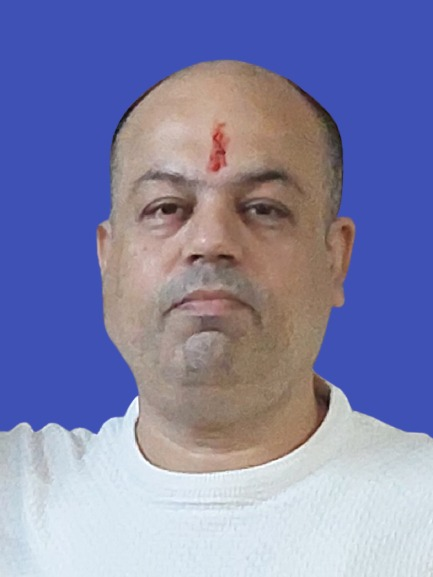
#> input picture 4.)Dectection/Face Swap/p1.jpg, 433 x 577 px
$ jupyter execute --allow-errors 'FACE SWAPPING.ipynb'   (text cells are left out)
#> lines starting #> are read from the running program, lines starting #| are printed output that depends on the picture; after the words box and inside, x2 and y2 are one past the last pixel; in counts of white or black regions, pixels touching at a corner belong together
[cell 1]
import cv2
import numpy
p1 = cv2.imread("p1.jpg")
#> p1 is the input picture: shape (577, 433, 3); mean B, G, R 170.6, 131.5, 129.8
p2 = cv2.imread("p2.jpg")
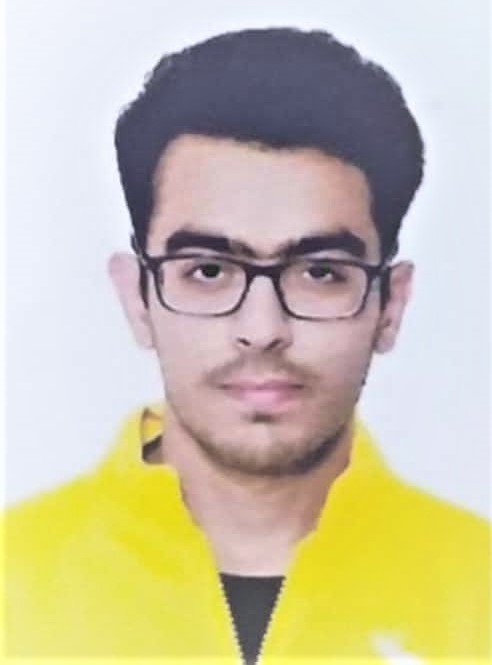
#> input picture 4.)Dectection/Face Swap/p2.jpg, 492 x 665 px
#> p2 is the input picture: shape (665, 492, 3); mean B, G, R 166.6, 194.2, 201.8


model = cv2.CascadeClassifier(cv2.data.haarcascades + 'haarcascade_frontalface_default.xml')


f1 =  model.detectMultiScale(p1)
#> f1 = [[61, 86, 304, 304]]
f2 =  model.detectMultiScale(p2)
#> f2 = [[95, 142, 339, 339]]

[cell 2]
f1
#> Out = [[61, 86, 304, 304]]

[cell 3]
f2
#> Out = [[95, 142, 339, 339]]

[cell 4]
x1=f1[0][0]
#> x1 = 61
y1=f1[0][1]
#> y1 = 86
x2=x1 + f1[0][2]
#> x2 = 365
y2=y1 + f1[0][3]
#> y2 = 390


# rp1 = cv2.rectangle(p1, (x1,y1),(x2,y2), [0,255,0], 5 )


xx1=f2[0][0]
#> xx1 = 95
yy1=f2[0][1]
#> yy1 = 142
xx2=xx1 + f2[0][2]
#> xx2 = 434
yy2=yy1 + f2[0][3]
#> yy2 = 481


# [7 lines of commented-out code are left out]

[cell 5]
temp = numpy.zeros((y2-y1,x2-x1,3),dtype=numpy.uint8)
temp[0:y2-y1,0:x2-x1] = p1[y1:y2,x1:x2]
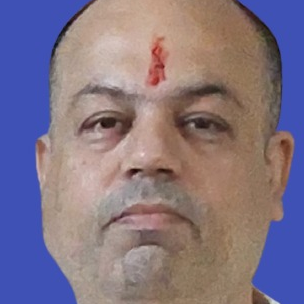
#> temp: shape (304, 304, 3); mean B, G, R 132.4, 116.1, 130.2


p1[y1:y2,x1:x2] = cv2.resize(p2[yy1:yy2 , xx1:xx2] , (y2-y1 , x2-x1))
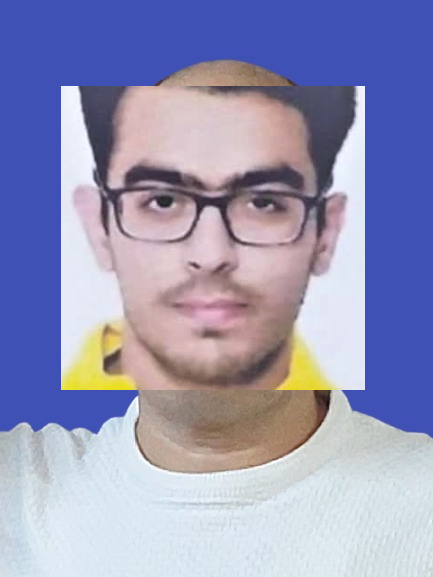
#> p1: shape (577, 433, 3); mean B, G, R 183.7, 150.1, 149.8
p2[yy1:yy2 , xx1:xx2] = cv2.resize(temp , (yy2-yy1 , xx2-xx1))
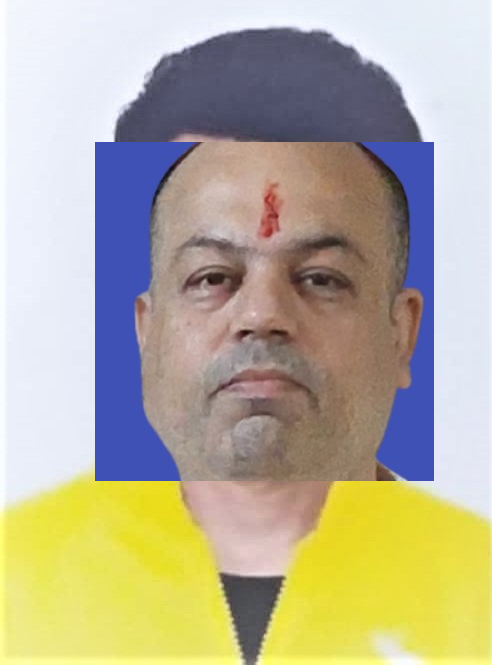
#> p2: shape (665, 492, 3); mean B, G, R 154.1, 176.4, 182.8

[cell 6]
cv2.imshow("p1",p1)
cv2.imshow("p2",p2)
cv2.waitKey()
cv2.destroyAllWindows()

[cell 7]
import cv2
import numpy as np


cam = cv2.VideoCapture(0)

face_cascade = cv2.CascadeClassifier("./haarcascade_frontalface_alt.xml")
#we can also add other classifier in it

# face_data = []
while True:
    ret, frame = cam.read()
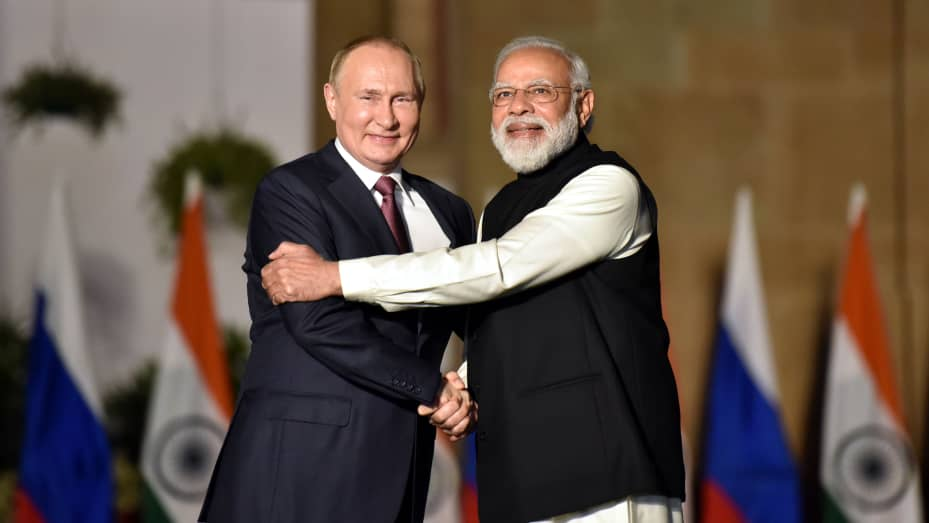
#> input picture 4.)Dectection/Face Swap/modiputin.jpeg, 929 x 523 px, given in place of the camera
#> frame is the input picture: shape (523, 929, 3); mean B, G, R 72, 81.3, 96.5
    if ret == False:
        continue
    gray_frame = cv2.cvtColor(frame, cv2.COLOR_BGR2GRAY) # bgr -> grayscale conversion
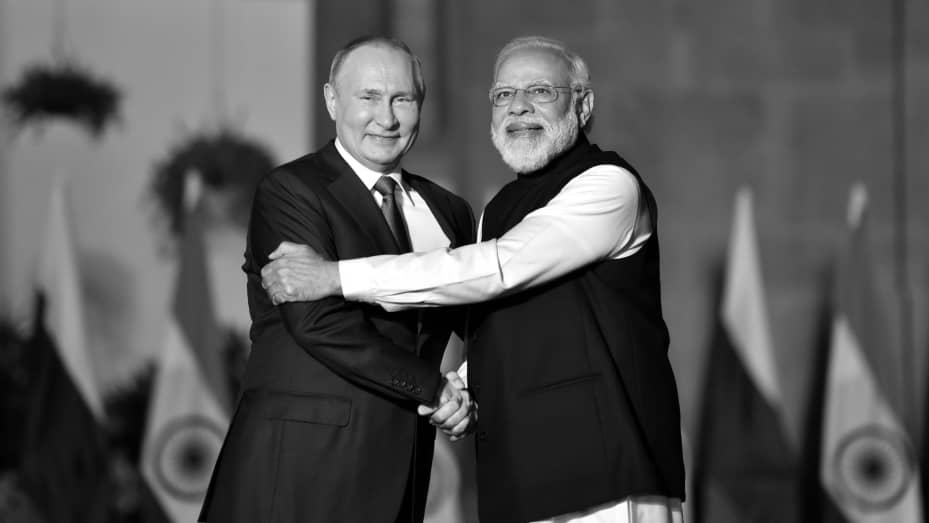
#> gray_frame: shape (523, 929); min 0, max 255, mean 84.7
    faces = face_cascade.detectMultiScale(gray_frame, 1.3, 5)
#> faces = [[472, 53, 103, 103], [337, 60, 96, 96]]
    #face_section =None


    for face in faces:
        x, y, w, h = face
        cv2.rectangle(frame, (x,y), (x+w, y+h), (255, 0, 0), 2)

        offset = 10
        face_section = frame[y-offset : y+h+offset , x-offset : x+w+offset]
        face_section = cv2.resize(face_section , (100 , 100))
#> this loop made 2 passes
#> (x, y, w, h, offset) on passes 1 to 2: (472, 53, 103, 103, 10), (337, 60, 96, 96, 10)
#> pass 1, `face_section = cv2.resize(face_section , (100 , 100))`:
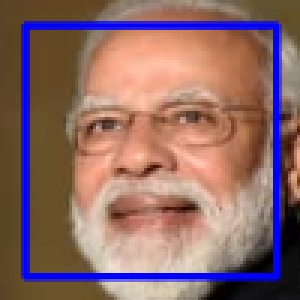
#> face_section: shape (100, 100, 3) (shown 3 times larger); mean B, G, R 104.4, 106.2, 140.5
#> pass 2, `face_section = cv2.resize(face_section , (100 , 100))`:
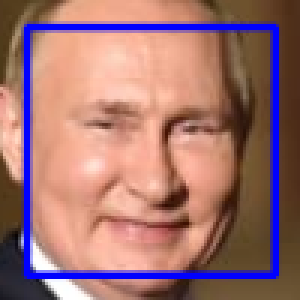
#> face_section: shape (100, 100, 3) (shown 3 times larger); mean B, G, R 113.9, 114.2, 159.4
#> after the loop:
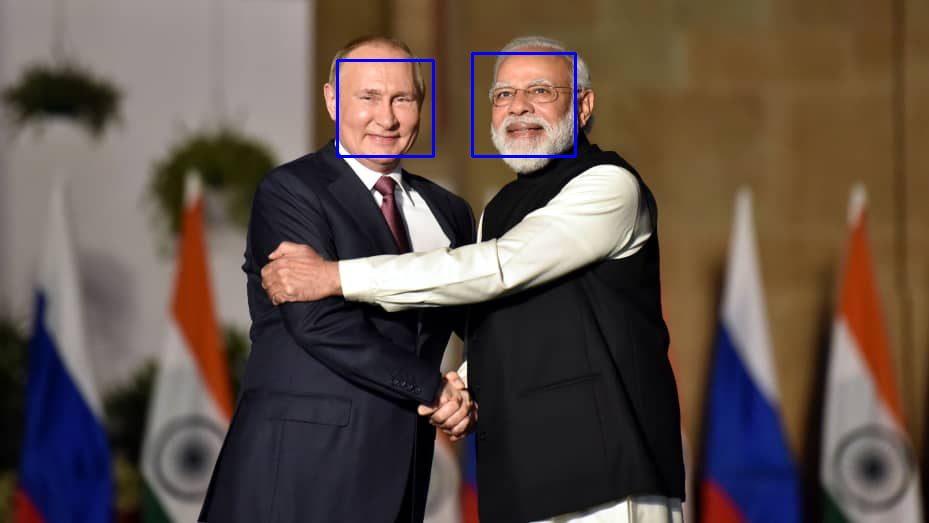
#> frame: shape (523, 929, 3); 0.49% of pixels changed, all inside (x1, y1, x2, y2) = (336, 52, 577, 158)

#         face_data.append(face_section)
#         cv2.imshow("cropped face", face_section)

    cv2.imshow("window", frame)


    for counter, cropped in enumerate(face_section):
        cv2.imshow("cropped face", face_section)
#> this loop made 100 passes


    key = cv2.waitKey(1) # 1ms
#> (key q is pressed here)
    if key == ord("q"):
        break

cam.release()
cv2.destroyAllWindows()

# [9 lines of commented-out code are left out]

[cell 8]
import cv2
import numpy as np


cam = cv2.VideoCapture(0)

face_cascade = cv2.CascadeClassifier("./haarcascade_frontalface_alt.xml")

while True:
    ret, frame = cam.read()
    if ret == False:
        continue
    gray_frame = cv2.cvtColor(frame, cv2.COLOR_BGR2GRAY) # bgr -> grayscale conversion
    faces = face_cascade.detectMultiScale(gray_frame, 1.3, 5)
    for face in faces:
        x, y, w, h = face
        cv2.rectangle(frame, (x,y), (x+w, y+h), (255, 0, 0), 2)

        offset = 10
        face_section = frame[y-offset : y+h+offset , x-offset : x+w+offset]
        face_section = cv2.resize(face_section , (100 , 100))

#         face_data.append(face_section)
        cv2.imshow("cropped face", face_section)

    cv2.imshow("window", frame)

    key = cv2.waitKey(1) # 1ms
#> (key q is pressed here)
    if key == ord("q"):
        break

cam.release()
cv2.destroyAllWindows()
